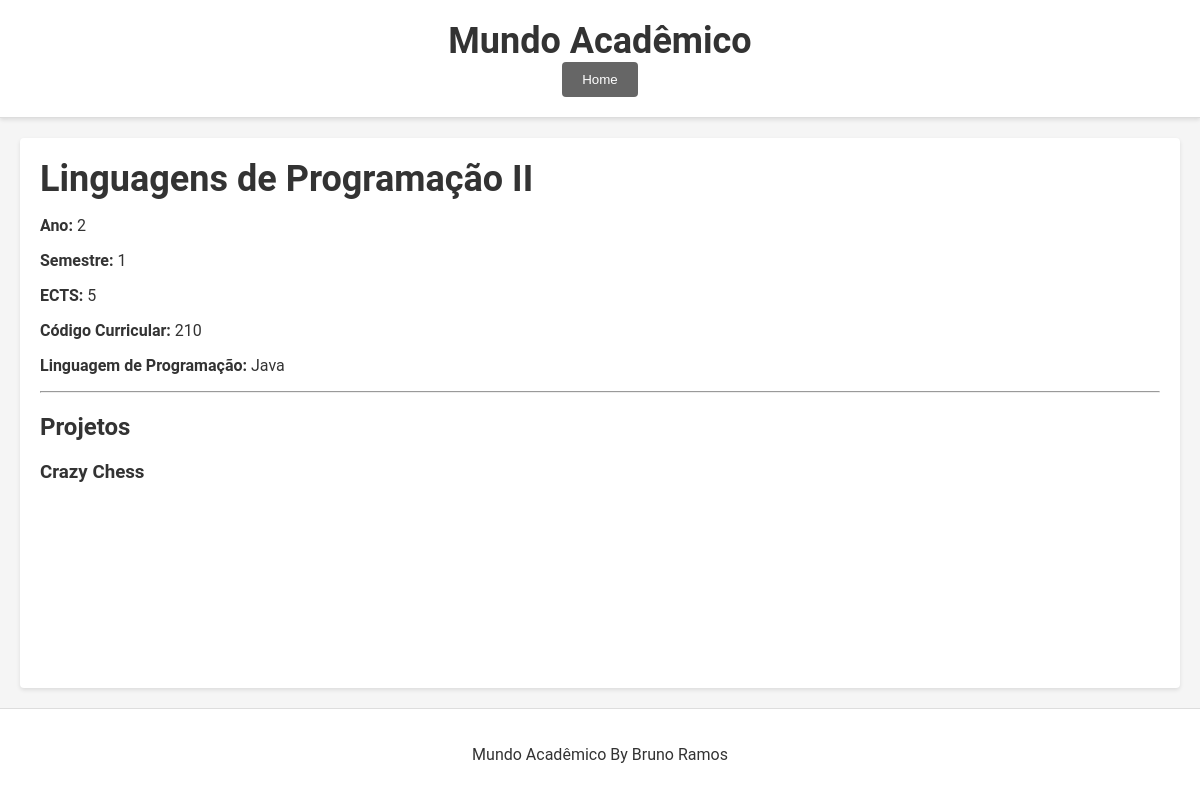
Page /curso/disciplina/2/ on the committed database.
### curso/models.py (models this page shows, shortened)
class disciplina(models.Model):
    nome= models.CharField(max_length=50)
    linguagemProgramacao = models.CharField(max_length=50, default='Python')
    ano= models.IntegerField()
    semestre = models.IntegerField()
    ects = models.IntegerField()
    curricular_IUnit_Readable_Code = models.CharField(max_length=50)

class projeto(models.Model):
    projeto = models.CharField(max_length=50)
    disciplina = models.ForeignKey(disciplina, on_delete=models.CASCADE, related_name='projetos')
    ano = models.IntegerField()
    semestre = models.IntegerField()
    descricao = models.CharField(max_length=50)
    conceitos_aplicados = models.CharField(max_length=50)
    link_video = models.CharField(max_length=50)
    link_gitHub = models.CharField(max_length=50)

### curso/views.py (the view)
# urls.py: path('disciplina/<int:disciplina_id>/', views.disciplina_details, name='disciplina_details'),
def disciplina_details(request, disciplina_id):
    disciplina1 = disciplina.objects.get(id=disciplina_id)
    projetos = disciplina1.projetos.all()
    return render(request, 'curso/disciplina_details.html', {'disciplina': disciplina1, 'projetos': projetos})

### curso/templates/curso/disciplina_details.html
{% extends 'curso/layout.html' %}
{% block content %}
    <h1>{{ disciplina.nome }}</h1>
    <p><strong>Ano:</strong> {{ disciplina.ano }}</p>
    <p><strong>Semestre:</strong> {{ disciplina.semestre }}</p>
    <p><strong>ECTS:</strong> {{ disciplina.ects }}</p>
    <p><strong>Código Curricular:</strong> {{ disciplina.curricular_IUnit_Readable_Code }}</p>
    <p><strong>Linguagem de Programação:</strong> {{ disciplina.linguagemProgramacao }}</p>
    <hr>
    <h2>Projetos</h2>
    {% for projeto in projetos %}
        <a href="{% url 'curso:project_details' projeto.id %}"><h3>{{ projeto.projeto }}</h3></a>
    {% endfor %}
{% endblock %}

### curso/templates/curso/layout.html (style rules this page uses)
body { background: #f5f5f5; color: #333; font-family: 'Roboto', sans-serif; margin: 0; padding: 0; min-height: 100vh; display: flex; flex-direction: column; }
a { color: #333; text-decoration: none; }
h1 { font-size: 36px; margin: 0; }

### rows in the picture
disciplina: nome "Linguagens de Programação II", ano "2", semestre "1", ects "5", curricular_IUnit_Readable_Code "210", linguagemProgramacao "Java"
projeto: projeto "Crazy Chess"
